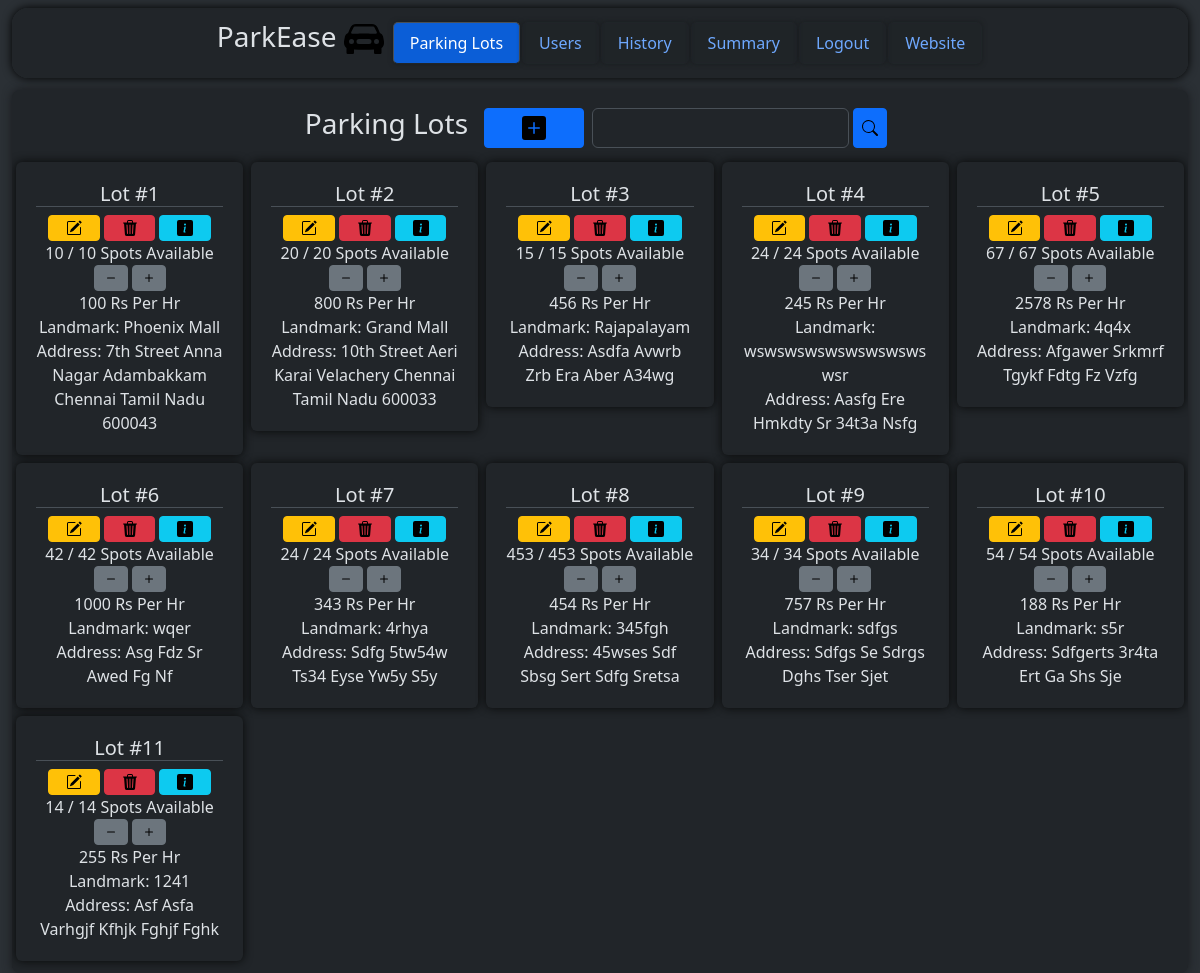
/admin/dashboard (signed in), run on an earlier commit of the app's database.
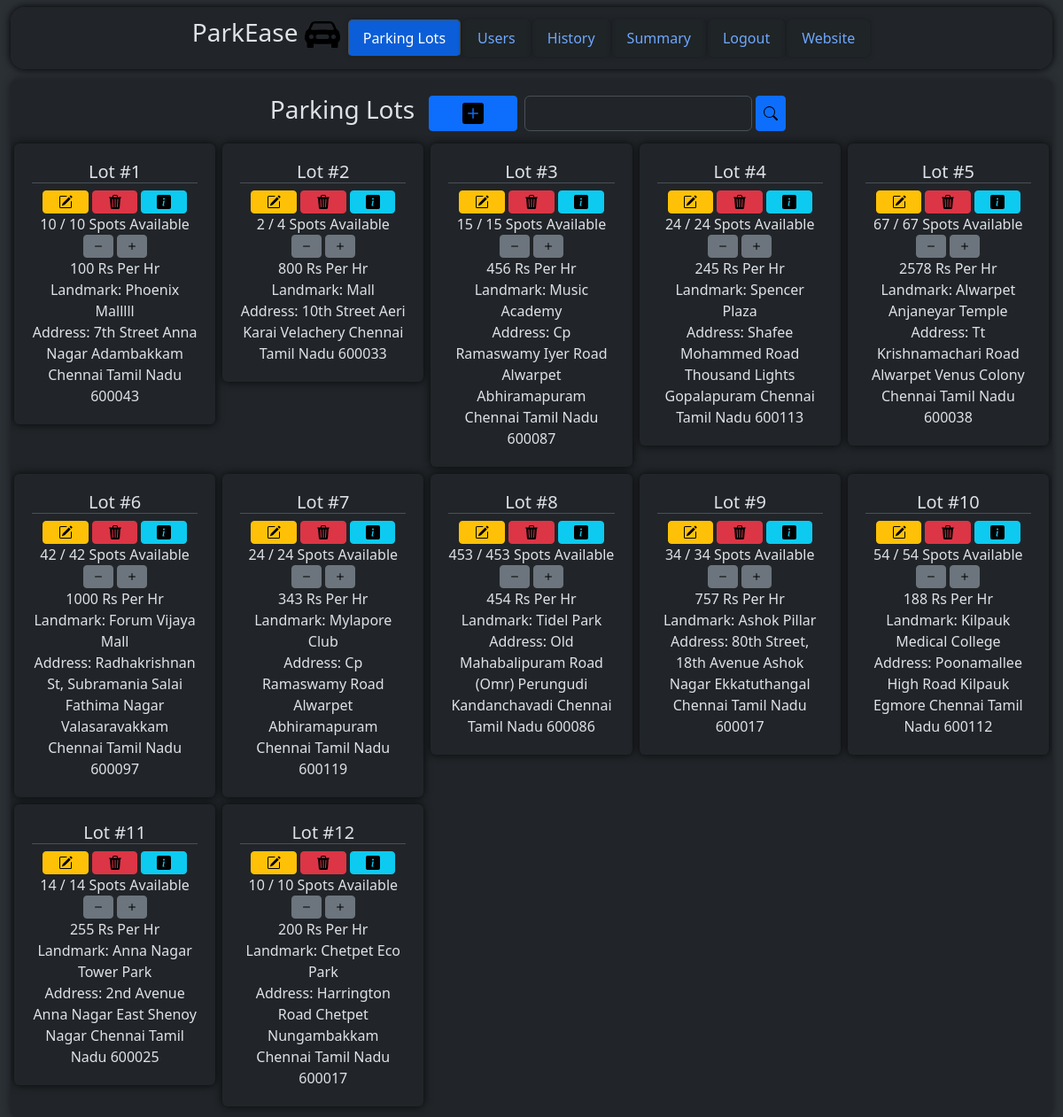
And on a later commit of the database.
### models/parkingInfo.py (models this page shows, shortened)
class ParkingLot(db.Model) :
    __tablename__ = "parkinglot"
    id = db.Column(db.Integer, primary_key = True, autoincrement = True)
    landmark = db.Column(db.String)
    noOfParkingSpots = db.Column(db.Integer)
    pricePerHr = db.Column(db.Integer)
    addressId = db.Column(db.Integer, db.ForeignKey("address.id"))
    address = db.relationship("Address", uselist = False, backref = "parkingLot") #parking lot and address is 1 - 1
    parkingSpots = db.relationship("ParkingSpot", backref = "parkingLot") #parking lot and parking spot is 1 - M

### models/userInfo.py (models this page shows)
class Address(db.Model) :
    __tablename__ = "address"
    id = db.Column(db.Integer, primary_key = True, autoincrement = True)
    streetName = db.Column(db.String)
    locality = db.Column(db.String)
    subLocality = db.Column(db.String)
    city = db.Column(db.String)
    state = db.Column(db.String)
    pinCode = db.Column(db.String)
    def __str__(self) :
        return "{} {} {} {} {} {} {}".format(self.id, self.streetName.lower(), self.locality.lower(), self.subLocality.lower(), self.city.lower(), self.state.lower(), self.pinCode)

### controllers/adminDashboard.py (the view, shortened to what this page needs)
@adminbp.route("/dashboard", methods = ["GET", "POST"])
def dashboard() :
    if request.method == "GET" :
        return render_template("admin/adminDashboard.html", parkingLots = viewParkingLots())

### controllers/adminDashboard.py (called while the page is built)
@adminbp.before_request
def restrict() :
    if session.get("type") != "admin" :
        return redirect(url_for("general.signIn"))

def viewParkingLots() :
    return db.session.execute(db.select(ParkingLot)).scalars().all()

### templates/admin/adminDashboard.html (shortened to what the changed rows need)
<!DOCTYPE html>
<html class = "h-100" data-bs-theme = "dark">
    <head>
        <link rel = "stylesheet" href = "/static/bootstrap/css/bootstrap.min.css"/>
        <link rel = "stylesheet" href = "/static/css/style.css"/>
    </head>
    <body class = "h-100">
        <div class = "container-fluid bg-body-tertiary min-vh-100">
            <div class = "rounded-3 container-fluid bg-body p-2 overflow-auto margin-top" style = "height: 80%; width: 100%; box-shadow: 0 0 10px rgb(24, 26, 29);">
                <div class = "ms-1 me-1">
                    <div class = "row row-cols-1 row-cols-sm-2 row-cols-md-3 row-cols-lg-4 row-cols-xl-5 row-cols-xxl-6">
                        {% for parkingLot in parkingLots %}
                            <div class = "col p-1">
                                <div class = "card p-1" style = "box-shadow: 0 0 10px rgb(7, 8, 8); border: none">
                                    <form method = "POST" action = "/admin/dashboard" style = "height: 100%; width: 100%;">
                                        <div class = "card-body">
                                            <h5 class = "card-title text-center border-bottom">
                                                Lot #{{ parkingLot.id }}
                                            </h5>
                                            <div class = "container-fluid d-flex align-items-center justify-content-center gap-1">
                                                <button type = "submit" name = "action" value = "edit" class = "btn btn-warning btn-sm d-flex justify-content-center align-items-center" style = "width: 100%;">
                                                    <img src = "\static\images\pencil-square.svg" alt = "Edit"/>
                                                </button>
                                                <button type = "submit" name = "action" value = "delete" class = "btn btn-danger btn-sm d-flex justify-content-center align-items-center" style = "width: 100%;">
                                                    <img src = "\static\images\trash3-fill.svg" alt = "Delete"/>
                                                </button>
                                                <button type = "submit" name = "action" value = "details" class = "btn btn-info btn-sm d-flex justify-content-center align-items-center" style = "width: 100%;">
                                                    <img src = "\static\images\info-square-fill.svg" alt = "Details"/>
                                                </button>
                                            </div>
                                            <div class = "card-text text-center">
                                                {{ parkingLot.parkingSpots | selectattr("status", "equalto", 0) | list | count }} / {{ parkingLot.noOfParkingSpots }} Spots Available
                                                <div class = "container-fluid d-flex align-items-center justify-content-center gap-1">
                                                    <button type = "submit" name = "action" value = "delete1" class = "btn btn-secondary btn-sm d-flex align-items-center justify-content-center">
                                                        <img src = "\static\images\dash.svg" alt = "-1"/>
                                                    </button>
                                                    <button type = "submit" name = "action" value = "add1" class = "btn btn-secondary btn-sm d-flex align-items-center justify-content-center">
                                                        <img src = "\static\images\plus.svg" alt = "+1"/>
                                                    </button>
                                                </div>
                                                {{ parkingLot.pricePerHr }} Rs Per Hr
                                                <br/>
                                                Landmark: {{ parkingLot.landmark }}
                                                <br/>
                                                Address: {{ parkingLot.address.__str__()[2:] | title }}
                                            </div>
                                        </div>
                                    </form>
                                </div>
                            </div>
                        {% endfor %}
                    </div>
                </div>
            </div>
        </div>
    </body>
</html>

What changed in the data, as far as the page shows it:
changed ParkingLot "7th Street Anna Nagar Adambakkam Chennai Tamil Nadu 600043": landmark "Phoenix Mall" → "Phoenix Malllll"
changed ParkingLot "10th Street Aeri Karai Velachery Chennai Tamil Nadu 600033": parkingSpots|selectattr "20" → "2"; noOfParkingSpots "20" → "4"; landmark "Grand Mall" → "Mall"
changed ParkingLot id 3: landmark "Rajapalayam" → "Music Academy"; address "Asdfa Avwrb Zrb Era Aber A34wg" → "Cp Ramaswamy Iyer Road Alwarpet Abhiramapuram Chennai Tamil Nadu 600087"
changed ParkingLot id 4: landmark "wswswswswswswswswswsr" → "Spencer Plaza"; address "Aasfg Ere Hmkdty Sr 34t3a Nsfg" → "Shafee Mohammed Road Thousand Lights Gopalapuram Chennai Tamil Nadu 600113"
changed ParkingLot id 5: landmark "4q4x" → "Alwarpet Anjaneyar Temple"; address "Afgawer Srkmrf Tgykf Fdtg Fz Vzfg" → "Tt Krishnamachari Road Alwarpet Venus Colony Chennai Tamil Nadu 600038"
changed ParkingLot id 6: landmark "wqer" → "Forum Vijaya Mall"; address "Asg Fdz Sr Awed Fg Nf" → "Radhakrishnan St, Subramania Salai Fathima Nagar Valasaravakkam Chennai Tamil Nadu 600097"
changed ParkingLot id 7: landmark "4rhya" → "Mylapore Club"; address "Sdfg 5tw54w Ts34 Eyse Yw5y S5y" → "Cp Ramaswamy Road Alwarpet Abhiramapuram Chennai Tamil Nadu 600119"
changed ParkingLot id 8: landmark "345fgh" → "Tidel Park"; address "45wses Sdf Sbsg Sert Sdfg Sretsa" → "Old Mahabalipuram Road (Omr) Perungudi Kandanchavadi Chennai Tamil Nadu 600086"
changed ParkingLot id 9: landmark "sdfgs" → "Ashok Pillar"; address "Sdfgs Se Sdrgs Dghs Tser Sjet" → "80th Street, 18th Avenue Ashok Nagar Ekkatuthangal Chennai Tamil Nadu 600017"
changed ParkingLot id 10: landmark "s5r" → "Kilpauk Medical College"; address "Sdfgerts 3r4ta Ert Ga Shs Sje" → "Poonamallee High Road Kilpauk Egmore Chennai Tamil Nadu 600112"
changed ParkingLot id 11: landmark "1241" → "Anna Nagar Tower Park"; address "Asf Asfa Varhgjf Kfhjk Fghjf Fghk" → "2nd Avenue Anna Nagar East Shenoy Nagar Chennai Tamil Nadu 600025"
added ParkingLot: id "12", parkingSpots|selectattr "10", noOfParkingSpots "10", pricePerHr "200", landmark "Chetpet Eco Park", address "Harrington Road Chetpet Nungambakkam Chennai Tamil Nadu 600017"
